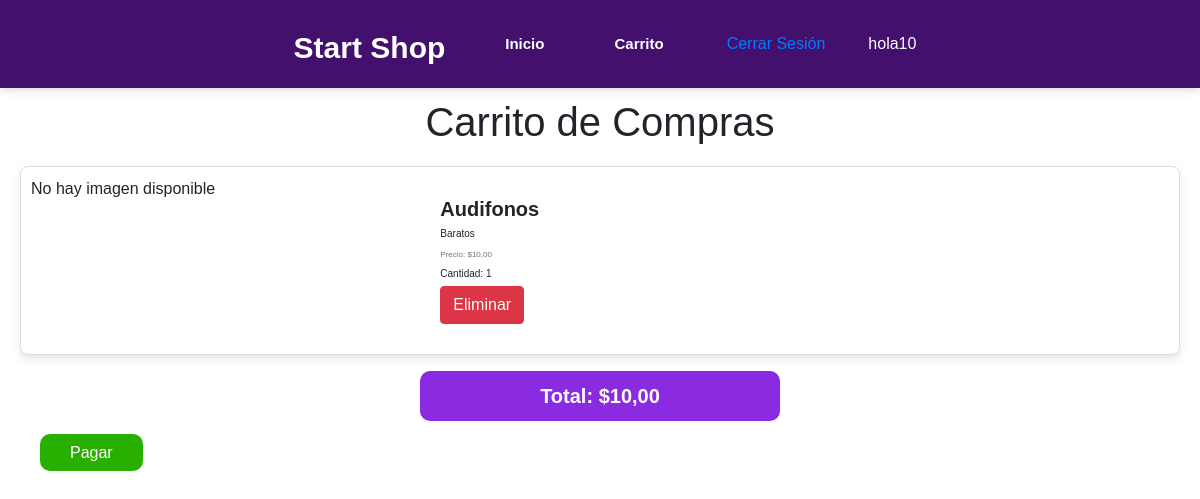
Before: /tienda/ver-carrito/ (signed in) with the older database file.
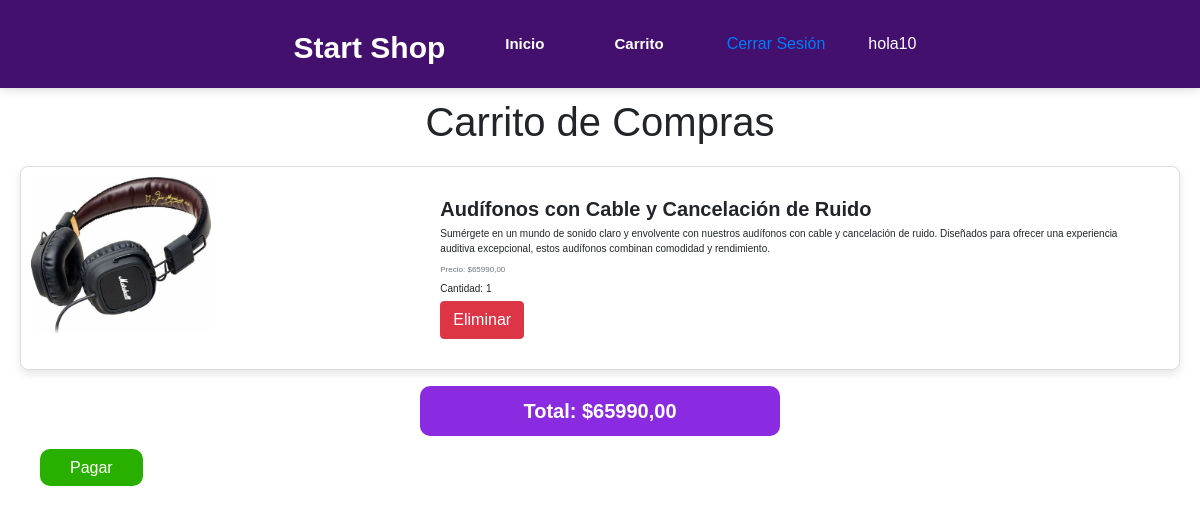
After: the same page with the newer database file.
### tienda/models.py (models this page shows, shortened)
class ItemCarrito(models.Model):
    carrito = models.ForeignKey(Carrito, on_delete=models.CASCADE, related_name='items')
    producto = models.ForeignKey(Producto, on_delete=models.CASCADE)
    cantidad = models.PositiveIntegerField(default=1)

class Producto(models.Model):
    nombre = models.CharField(max_length=100)
    descripcion = models.TextField()
    precio = models.DecimalField(max_digits=10, decimal_places=2)
    stock = models.PositiveIntegerField()
    imagen = models.ImageField(upload_to='productos/', blank=True, null=True)

### tienda/views.py (the view)
# urls.py: path('ver-carrito/', views.ver_carrito, name='ver_carrito'),
@login_required
def ver_carrito(request):
    if request.user.is_authenticated:
        carrito, created = Carrito.objects.get_or_create(usuario=request.user)
    else:
        carrito_id = request.session.get('carrito_id')
        if carrito_id:
            carrito = get_object_or_404(Carrito, id=carrito_id)
        else:
            carrito = None
    items = carrito.items.all() if carrito else []
    total = sum(item.producto.precio * item.cantidad for item in items)
    return render(request, 'carrito.html', {'items': items, 'total': total})

### tienda/templates/carrito.html (shortened to what this page needs)
{% load static %}
<!DOCTYPE html>
<html lang="en">
<head>
    <link href="https://stackpath.bootstrapcdn.com/bootstrap/4.5.2/css/bootstrap.min.css" rel="stylesheet">
    <link rel="stylesheet" href="{% static 'css/style.css' %}">
    <link rel="stylesheet" href="{% static 'css/style_home.css' %}">
</head>
<body>
    <nav class="nav">
        <h1><a class="nav-a" href="{% url 'home' %}">Start Shop</a></h1>
        <div>
            <ul>
                <li>
                    <a href="{% url 'home' %}">Inicio</a>
                </li>
                <li>
                    <a href="{% url 'ver_carrito' %}">Carrito</a>
                </li>
                <li>
                    <form action="{% url 'logout' %}" method="post">
                        <button type="submit" class="btn btn-link">Cerrar Sesión</button>
                    </form>
                </li>
                {% if user.is_authenticated %}
                    <li>
                        <span>{{ user.username }}</span>
                    </li>
                {% endif %}
            </ul>
        </div>
    </nav>
    <h1>Carrito de Compras</h1>
    <div class="carrito-list">
        {% for item in items %}
        <div class="item-carrito card mb-3">
            <div class="row g-0">
                <div class="col-md-4">
                    {% if item.producto.imagen %}
                        <img src="{{ item.producto.imagen.url }}" class="img-fluid rounded-start" alt="{{ item.producto.nombre }}">
                    {% else %}
                        <p>No hay imagen disponible</p>
                    {% endif %}
                </div>
                <div class="col-md-8">
                    <div class="card-body">
                        <h2 class="card-title">{{ item.producto.nombre }}</h2>
                        <p class="card-text">{{ item.producto.descripcion }}</p>
                        <p class="card-text"><small class="text-muted">Precio: ${{ item.producto.precio }}</small></p>
                        <p class="card-text">Cantidad: {{ item.cantidad }}</p>
                        <a href="{% url 'eliminar_del_carrito' item.id %}" class="btn btn-danger">Eliminar</a>
                    </div>
                </div>
            </div>
        </div>
        {% empty %}
        <div class="alert alert-info" role="alert">
            No hay productos en tu carrito.
        </div>
        {% endfor %}
    </div>
    <p class="total">Total: ${{ total }}</p>
    <div class="btn-container">
        <a href="{% url 'procesar_pago' %}" class="btn-pagar">Pagar</a>
    </div>
</body>
</html>

### tienda/static/css/style.css (style rules this page uses)
h1 { text-align: center; margin: 10px; }
.carrito-list { margin-top: 20px; margin-left: 20px; margin-right: 20px; }
.item-carrito { border: 1px solid #ddd; border-radius: 8px; margin-bottom: 20px; padding: 10px; }
.item-carrito img { max-width: 50%; border-radius: 8px; margin: 0 auto; }
.item-carrito .card-title { font-size: 1.25rem; font-weight: bold; margin-bottom: 5px; }
.item-carrito .card-text { margin-bottom: 5px; }
.total { width: 30%; text-align: center; font-size: 1.25rem; font-weight: bold; margin:0 auto; background-color: blueviolet; color: #fff; padding: 10px; border-radius: 10px; }
.btn-container { margin: 10px; padding: 10px; }

### tienda/static/css/style_home.css (style rules this page uses)
body { font-family: Arial, sans-serif; margin: 0; padding: 0; background-color: var(--bg-color); }
nav { display: flex; justify-content: center; align-items: center; text-align: center; padding: 10px 0; margin: 0; box-shadow: 0 0 10px rgba(51, 51, 51, 0.25); animation: neon 20s infinite linear; background-color: #44106e; }
nav ul { display: flex; list-style: none; justify-content: center; align-items: center; padding: 0; margin: 0; }
nav ul li { padding: 10px; margin: 0 5px; border-radius: 5px; cursor: pointer; transition: background-color 0.3s ease; color: #fff; }
nav ul li a { text-decoration: none; color: #fff; font-weight: bold; font-size: 15px; display: block; padding: 10px 20px; text-decoration: none; border-radius: 5px; transition: background-color 0.3s ease; }
.nav-a { text-decoration: none; color: #fff; font-weight: bold; font-size: 30px; padding: 15px 15px; }
.card { box-shadow: 0 4px 8px rgba(0, 0, 0, 0.1); transition: transform 0.2s; height: 100%; }
.card-body { width: 100%; font-size: 10px; }

Changed rows visible on the page:
changed through a linked row, ItemCarrito: producto.imagen: picture added; producto.nombre "Audifonos" → "Audífonos con Cable y Cancelación de Ruido"; producto.descripcion "Baratos" → "Sumérgete en un mundo de sonido claro y envolvente con nuestros audífonos con cable y cancelación de ruido. Diseñados para ofrecer una experiencia auditiva excepcional, estos audífonos combinan comodidad y rendimiento."; producto.precio "10,00" → "65990,00"; no longer shows "No hay imagen disponible"
Other visible differences:
{{ total }}: "10,00" → "65990,00"
